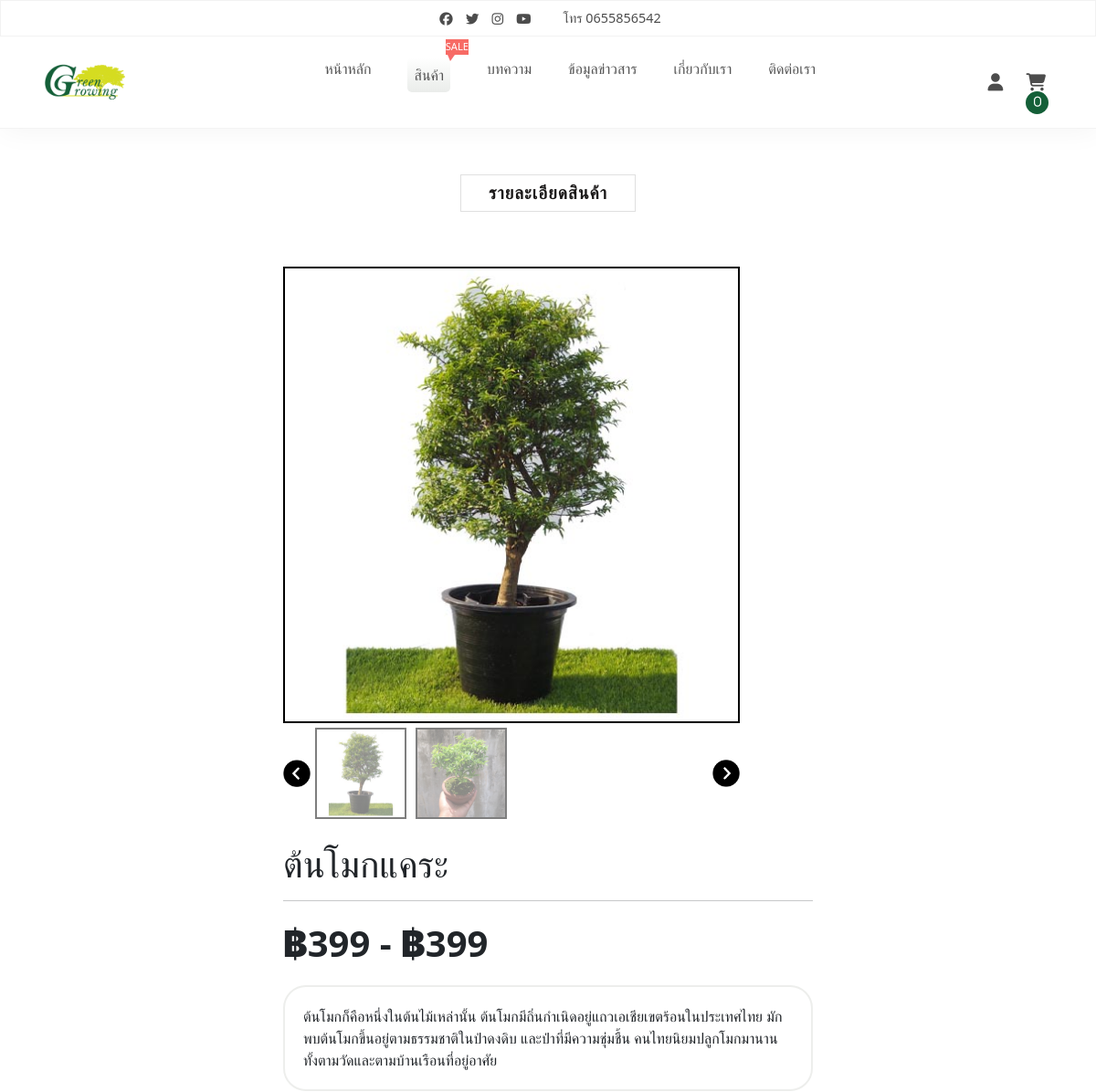
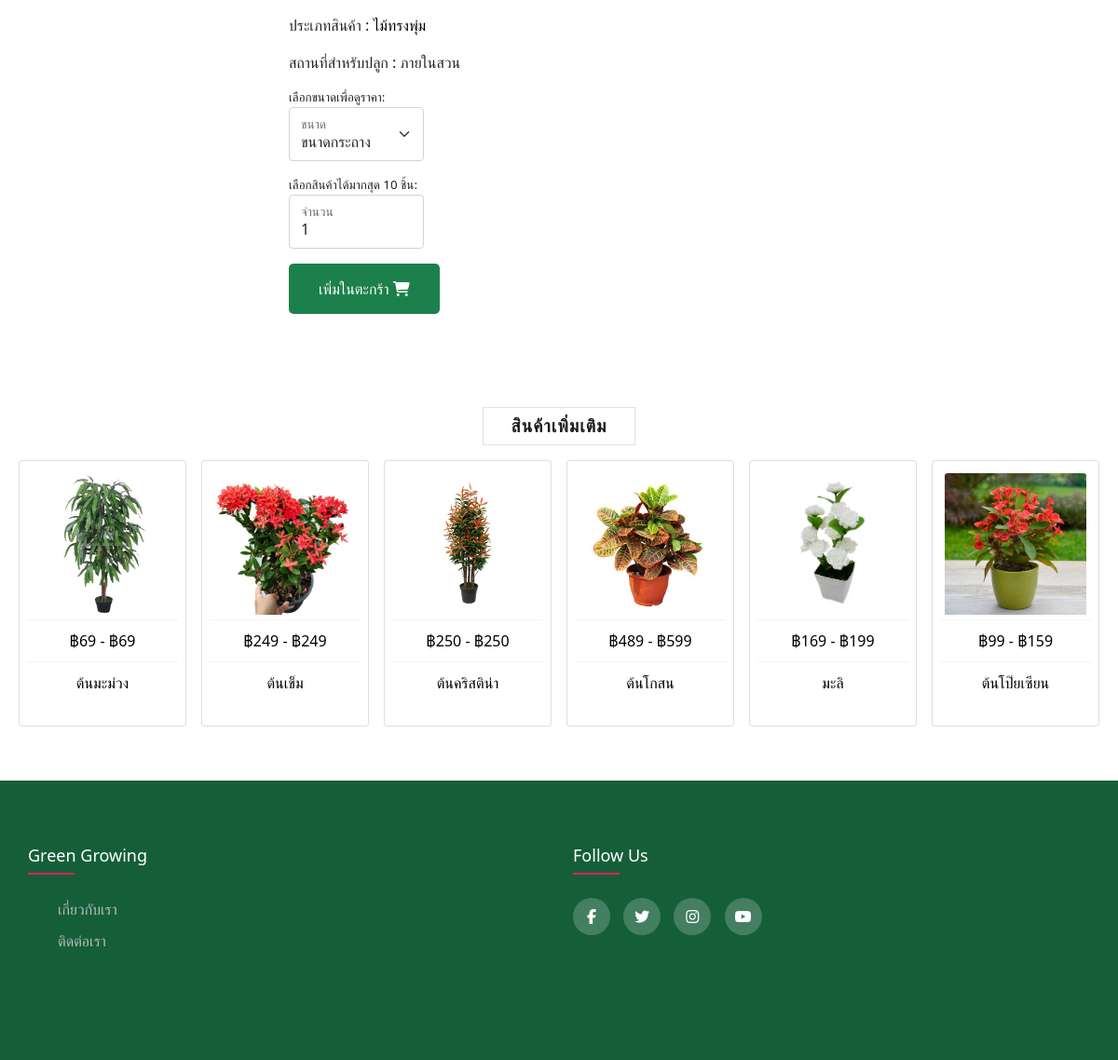
The app's page /product_detail.php?product_id=47 with its own data (2 pictures, top to bottom).
### tables this page shows
CREATE TABLE `db_about` (
  `about_id` int(11) NOT NULL,
  `about_name` varchar(100) NOT NULL,
  `about_desc` text NOT NULL,
  `about_address` text NOT NULL,
  `about_email` varchar(95) NOT NULL,
  `about_tel` varchar(12) NOT NULL
);

CREATE TABLE `db_product_size` (
  `ps_id` int(11) NOT NULL,
  `product_id` int(11) NOT NULL,
  `ps_size` varchar(20) NOT NULL,
  `ps_weight` text NOT NULL,
  `ps_price` float NOT NULL,
  `ps_number` int(11) NOT NULL,
  `ps_pic` varchar(250) NOT NULL,
  `ps_date` timestamp NOT NULL DEFAULT current_timestamp() ON UPDATE current_timestamp()
);

CREATE TABLE `db_product_type` (
  `pt_id` int(11) NOT NULL COMMENT 'รหัสประเภทสินค้า',
  `pt_name` varchar(50) NOT NULL COMMENT 'ชื่อประเภทสินค้า'
);

CREATE TABLE `db_product` (
  `product_id` int(11) NOT NULL COMMENT 'รหัสหัวข้อสินค้า',
  `pt_id` int(11) NOT NULL COMMENT 'รหัสประเภทสินค้า',
  `p_name` varchar(50) NOT NULL COMMENT 'ชื่อสินค้า',
  `p_detail` text NOT NULL,
  `p_pic` varchar(100) NOT NULL COMMENT 'ภาพสินค้า',
  `p_place` varchar(100) NOT NULL COMMENT 'สถานที่ปลูก',
  `p_view` int(11) NOT NULL,
  `p_date` timestamp NOT NULL DEFAULT current_timestamp() ON UPDATE current_timestamp() COMMENT 'วันที่'
);

### product_detail.php (the view, shortened to what this page needs)
<!DOCTYPE html>
<html lang="en">
<?php include('include/head.php')?>
<body>
    <?php include('include/navbar.php')?>
	<?php
		include('connection/connection.php');
		$sql = "SELECT * FROM (SELECT pt.pt_id,pt.pt_name,p.product_id,p.p_name,p.p_place,p.p_detail,p.p_pic,ps.ps_size,ps.ps_pic,ps.ps_weight,
									min(ps.ps_price) as minPrice,
									max(ps_price) as maxPrice
								FROM db_product_size ps
								INNER JOIN db_product p ON ps.product_id = p.product_id
								INNER JOIN db_product_type pt ON p.pt_id = pt.pt_id
								GROUP BY p.product_id) AS tbl";
		if(isset($_GET['product_id']) && !empty($_GET['product_id'])){
			$id = $_GET['product_id'];
			$sql .= " WHERE product_id = '$id'";
		}
		$query_product = mysqli_query($conn, $sql);
		$result = mysqli_fetch_assoc($query_product);
		$sql1 = "SELECT *,
						min(ps.ps_price) as minPrice,
						max(ps_price) as maxPrice
					FROM db_product_size ps
					INNER JOIN db_product p ON ps.product_id = p.product_id
					WHERE p.product_id != $id
					GROUP BY ps.product_id
					ORDER BY ps.product_id DESC LIMIT 6";
		$query_more_product = mysqli_query($conn, $sql1);
		$sql2 = "SELECT *
				FROM db_product_size ps
				INNER JOIN db_product p ON ps.product_id = p.product_id";
		if(isset($_GET['product_id']) && !empty($_GET['product_id'])){
			$id = $_GET['product_id'];
			$sql2 .= " WHERE ps.product_id = '$id'";
		}
		$query_product_size = mysqli_query($conn, $sql2);
	?>
	 <div class="container-product-details">
		<div class="product-details">
			<strong>รายละเอียดสินค้า</strong>
		<div id="content-wrapper">
			<div class="column">
				<img id=featured src="admin/upload/product/<?=$result['p_pic']?>">
				<div id="slide-wrapper" >
					<img id="slideLeft" class="arrow" src="upload/arrow-left.png">
					<div id="slider">
						<img class="thumbnail" src="admin/upload/product/<?=$result['p_pic']?>">
						<?php foreach($query_product_size as $data_ps):?>
						<img class="thumbnail" src="admin/upload/product_size/<?=$data_ps['ps_pic']?>">
						<?php endforeach;?>
					</div>
					<img id="slideRight" class="arrow" src="upload/arrow-right.png">
				</div>
			</div>
			<div class="column">
				<form action="" method="post">
					<h1><?=$result['p_name'] ?></h1>
					<hr>
					<div id="data-price" name="data_price" class="price-text">
						<p>฿<?=$result['minPrice']?> - ฿<?=$result['maxPrice']?></p>
					</div>
					<p class="p-detail text-break"><?=$result['p_detail']?></p>
					<p>ประเภทสินค้า : <a class="pt-name" href="product.php?pt_id=<?=$result['pt_id']?>"><?=$result['pt_name']?></a></p>
					<p>สถานที่สำหรับปลูก : <?=$result['p_place']?></p>
					<p class="size-select mb-0">เลือกขนาดเพื่อดูราคา:</p>
					<div class="form-floating data-size mb-3 col-lg-3">
						<select name="ps_id" class="form-select" id="floatingSelect" required onchange="my_fun(this.value);">
							<option value="" selected disabled>ขนาดกระถาง</option>
						</select>
						<label for="floatingSelect">ขนาด</label>
					</div>
					<p class="size-select mb-0">เลือกสินค้าได้มากสุด 10 ชิ้น:</p>
					<div class="form-floating mb-3 col-lg-3">
						<input value=1 type="number" class="form-control" id="floatingInput" name="ps_number" placeholder="20.00" autocomplete="off"
						min="1" max="10" required>
						<label  for="floatingInput">จำนวน</label>
					</div>
					<button class="btn-add-cart" type="submit" name="add" >เพิ่มในตะกร้า <i class="fas fa-shopping-cart"></i></button>
				</form>
			</div>
		</div>
		<div class="row g-3 ">
			<div class="more-product">
				<strong>สินค้าเพิ่มเติม</strong>
			</div>
            <?php foreach($query_more_product as $data):?>
            <div class="col-12 col-md-6 col-lg-2 mt-3 mb-5">
                <div class="card p-2">
					<div class="product-img">
					<a href="product_detail.php?product_id=<?=$data['product_id']?>">
						<img src="admin/upload/product/<?=$data['p_pic']?>" class="card-img-top">
					</a>
					</div>
					<div class="product-details">
						<a href="product_detail.php?product_id=<?=$data['product_id']?>" class="p-name">฿<?=$data['minPrice']?> - ฿<?=$data['maxPrice']?></a>
					</div>
					<div class="product-details">
						<a href="product_detail.php?product_id=<?=$data['product_id']?>" class="p-name"><?=$data['p_name']?></a>
					</div>
					<div class="product-price">
					</div>
                </div>
            </div>
            <?php endforeach;?>
        </div>
	</div>
    <?php include('include/footer.php')?>
</body>
</html>

### include/navbar.php (shortened to what this page needs)
<?php
include('connection/connection.php');
$url = $_SERVER['REQUEST_URI'];
$url = explode('/', $url);
$url = explode('.', $url[2]);
$sql_tel = "SELECT about_tel FROM db_about WHERE about_id = 1";
$query_tel = mysqli_query($conn, $sql_tel);
$result_tel = mysqli_fetch_assoc($query_tel);
?>
<nav>
    <div class="social-call">
        <div class="social">
            <a href="https://www.facebook.com" target="_blank"><i class="fab fa-facebook"></i></a>
            <a href="https://www.twitter.com" target="_blank"><i class="fab fa-twitter"></i></a>
            <a href="https://www.instagram.com" target="_blank"><i class="fab fa-instagram"></i></a>
            <a href="https://www.youtube.com/" target="_blank"><i class="fab fa-youtube"></i></a>
        </div>
        <div class="phone">
            <span>โทร <?=(isset($result_tel['about_tel']) && !empty($result_tel['about_tel'])) ? $result_tel['about_tel'] : '-'?></span>
        </div>
    </div>
    <div class="navigation">
        <a href="" class="logo">
            <img src="upload/5.png" alt="">
        </a>
        <ul class="menu">
            <li><a class="<?= $url[0] == '' || $url[0] == 'index' ? 'active-munu-custom' : '' ?>" href="index.php">หน้าหลัก</a></li>
            <li><a class="<?= in_array($url[0],array('product','product_detail')) ? 'active-munu-custom' : '' ?>" href="product.php">สินค้า</a>
                <span class="sale-label">Sale</span>
            </li>
            <li><a class="<?= in_array($url[0],array('article','article_detail')) ? 'active-munu-custom' : '' ?>" href="article.php">บทความ</a></li>
            <li><a class="<?= in_array($url[0],array('information','information_detail')) ? 'active-munu-custom' : '' ?>" href="information.php">ข้อมูลข่าวสาร</a></li>
            <li><a class="<?= $url[0] == 'about' ? 'active-munu-custom' : '' ?>" href="about.php">เกี่ยวกับเรา</a></li>
            <li><a class="<?= $url[0] == 'contact' ? 'active-munu-custom' : '' ?>" href="contact.php">ติดต่อเรา</a></li>
        </ul>
        <div class="right-menu">
            <?php if(isset($_SESSION['user_id']) && !empty($_SESSION['user_id'])):?>
            <div class="btn-group">
                <button type="button" class="btn dropdown-toggle" data-bs-toggle="dropdown" aria-expanded="false">
                <i class="fas fa-user"></i>
                </button>
                <ul class="dropdown-menu">
                    <li><a class="dropdown-item" href="profile.php">โปรไฟล์</a></li>
                    <li><a class="dropdown-item" href="user_add_address.php">เพิ่มที่อยู่ผู้รับ</a></li>
                    <li><a class="dropdown-item" href="user_address.php">ที่อยู่ผู้รับ</a></li>
                    <li><a class="dropdown-item" href="payment.php">รายการสั่งซื้อ</a></li>
                    <li><hr class="dropdown-divider"></li>
                    <li><a class="dropdown-item" href="logout.php">ออกจากระบบ</a></li>
                </ul>
            </div>
            <?php else: ?>
            <a href="javascript:void(0)" class="user">
                <i class="fas fa-user"></i>
            </a>
            <?php endif;?>
            <a href="cart_detail.php">
                <i class="fas fa-shopping-cart">
                    <span class="num-cart-product"><?php if(isset($_SESSION['shopping_cart'])){echo count($_SESSION['shopping_cart']);} else {echo '0';} ?></span>
                </i>
            </a>
        </div>
    </div>
</nav>

### css/style.css (style rules this page uses)
body { padding: 0px; margin: 0px; font-family: 'Poppins', sans-serif; background-color: #ffffff; }
* { box-sizing: border-box; }
ul { list-style: none; }
a { text-decoration: none!important; }
nav { width:100%; box-shadow: 2px 2px 30px rgba(0, 0, 0, 0.05); z-index: 100; }
.social-call { height: 40px; border: 1px solid rgba(0, 0, 0, 0.05); display: flex; justify-content: center; align-items: center; }
.social a { margin: 0px 5px; color: rgba(0, 0, 0, 0.7); font-size: 0.9rem; }
.phone { color: rgba(0, 0, 0, 0.7); margin-left: 30px; font-size: 0.9rem; }
.navigation { display: flex; justify-content: space-between; align-items: center; padding: 0px 45px; }
.logo img { height: 100px; }
.menu { display: flex; }
.menu li { position: relative; margin: 20px; display: flex; text-transform: uppercase; font-weight: 500; }
.menu li a { color: #555555; }
.right-menu a { margin: 0px 10px; font-size: 1.2rem; color:rgba(0, 0, 0, 0.7); }
.active-munu-custom { padding: 7px; background: linear-gradient(#ffffff,#eaecea); border-radius: 5px; }
.sale-label { width: 38; height: 17px; background-color: #f76b65; color: #ffffff; font-weight: 400; display: flex; justify-content: center; align-items: center; font-size: 0.7rem; text-transform: uppercase; position: absolute; top: -20px; right: -20px; }
.sale-label:after { content: ''; width: 0px; height: 0px; border-bottom: 5px solid transparent; border-left: 3px solid transparent; border-top: 7px solid #f76b6a; border-right: 5px solid transparent; position: absolute; left: 10%; top: 100%; }
.fa-shopping-cart { position: relative; }
.num-cart-product { position: absolute; top: -17; right: -17; width: 25px; height: 25px; font-size: 0.8rem; border-radius: 50%; background-color: #145f38; color: #ffffff; display: flex; justify-content: center; align-items: center; font-weight: 400; }
.product-cat, .product-all, .more-product { display: flex; justify-content: center; align-items: center; }
.pt-name, .p-name { color: black; }
.product-img { margin: 5px; cursor: pointer; }
.product-img img { width: 100%; height: 100%; object-fit: contain; object-position: center; }
.product-details { display: flex; flex-direction: column; align-items: center; width: 100%; padding: 10px 20px; border-top: 1px solid #f3f3f3; }
.product-details strong { font-size: 1.2rem; color: #1b1919; letter-spacing: 1px; text-transform: uppercase; font-weight: 600; margin-top: 40px; padding: 5px 30px; border: 1px solid #e0e0e0; }
#content-wrapper { display: flex; flex-wrap: wrap; justify-content: center; align-items: center; padding-bottom: 50px; padding-top: 50px; }
.column { width: 600px; padding: 10px; }
#featured { max-width: 500px; max-height: 600px; object-fit: cover; cursor: pointer; border: 2px solid black; }
.thumbnail { object-fit: cover; max-width: 180px; max-height: 100px; cursor: pointer; opacity: 0.5; margin: 5px; border: 2px solid black; }
#slide-wrapper { max-width: 500px; display: flex; min-height: 100px; align-items: center; }
#slider { width: 440px; display: flex; flex-wrap: nowrap; overflow-x: auto; }
.arrow { width: 30px; height: 30px; cursor: pointer; transition: .3s; }
.btn-add-cart { background-color: #1c804c; border: none; color: white; padding: 15px 32px; text-align: center; text-decoration: none; display: inline-block; font-size: 16px; border-radius: 5px; }
.price-text { font-size: 40px; font-weight: 900; }
.size-select { font-size: smaller; }
.p-detail { border-radius: 25px; border: 2px solid #edeeec; padding: 20px; width: 100%; height: 100%; }

### records on screen
db_about: about_tel "0655856542"
db_product_size: ps_pic (picture)
db_product_type: pt_name "ไม้ทรงพุ่ม"
db_product_size: product.p_pic (picture), minPrice "69", maxPrice "69", product.p_name "ต้นมะม่วง"
db_product_size: product.p_pic (picture), minPrice "249", maxPrice "249", product.p_name "ต้นเข็ม"
db_product_size: product.p_pic (picture), minPrice "250", maxPrice "250", product.p_name "ต้นคริสติน่า"
db_product_size: product.p_pic (picture), minPrice "489", maxPrice "599", product.p_name "ต้นโกสน"
db_product_size: product.p_pic (picture), minPrice "169", maxPrice "199", product.p_name "มะลิ"
db_product_size: product.p_pic (picture), minPrice "99", maxPrice "159", product.p_name "ต้นโป๊ยเซียน"

### other values on screen
$result['p_name'] "ต้นโมกแคระ"
$result['minPrice'] "399"
$result['maxPrice'] "399"
$result['p_place'] "ภายในสวน"
